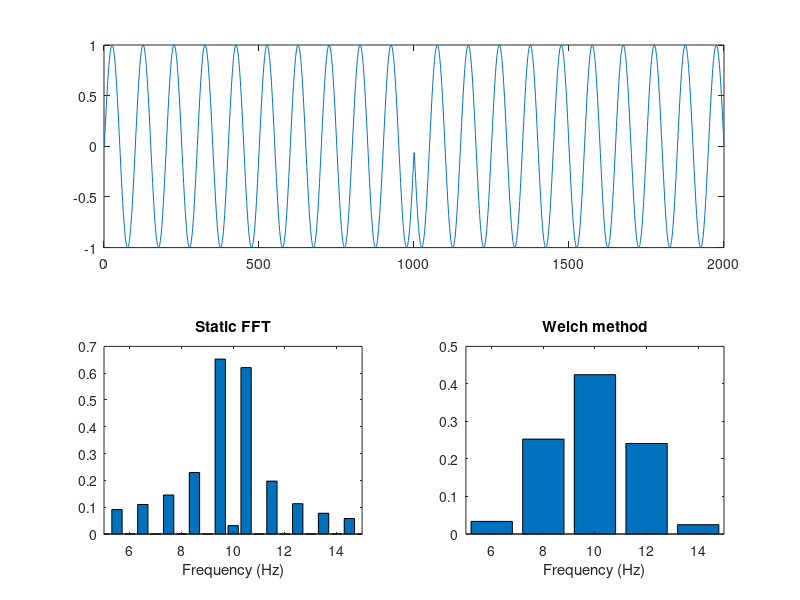

This chart was generated by the following MATLAB code:
% Welch's method for smooth spectral decomposition
% Smooths over non-systematic noise
% Robust to some non-stationarities
% Reduced spectral precision >< maximal spectral precision of full fft
% No temporal dynamics

% ON PHASE-SLIP DATA
srate = 1000;
time = (0:srate-1)/srate;

signal = [ sin(2*pi*10*time) sin(2*pi*10*time(end:-1:1))];

figure(1), clf
subplot(211)
plot(signal)

subplot(223)
bar(linspace(0,srate,length(signal)),2*abs(fft(signal))/length(signal));
set(gca, 'xlim', [5 15])
title('Static FFT')
xlabel('Frequency (Hz)')

% Welch's parameters
winlen = 500;
skip=100;

hzL = linspace(0,srate/2, floor(winlen/2)+1);

welchspect = zeros(1,length(hzL));

hwin = .5*(1-cos(2*pi*(1:winlen)/(winlen-1)));

nbins=1;
% loop over time windows
for ti=1:skip:length(signal)-winlen
    % extract part of the signal
    tidx = ti:ti+winlen-1;
    tmpdata=signal(tidx);
    x = fft(hwin.*tmpdata)/winlen;
    welchspect = welchspect + 2*abs(x(1:length(hzL)));
    nbins = nbins+1;
end

welchspect = welchspect/nbins;

subplot(224)
bar(hzL,welchspect)
set(gca,'xlim',[5 15])
title('Welch method') 
xlabel('Frequency (Hz)')
